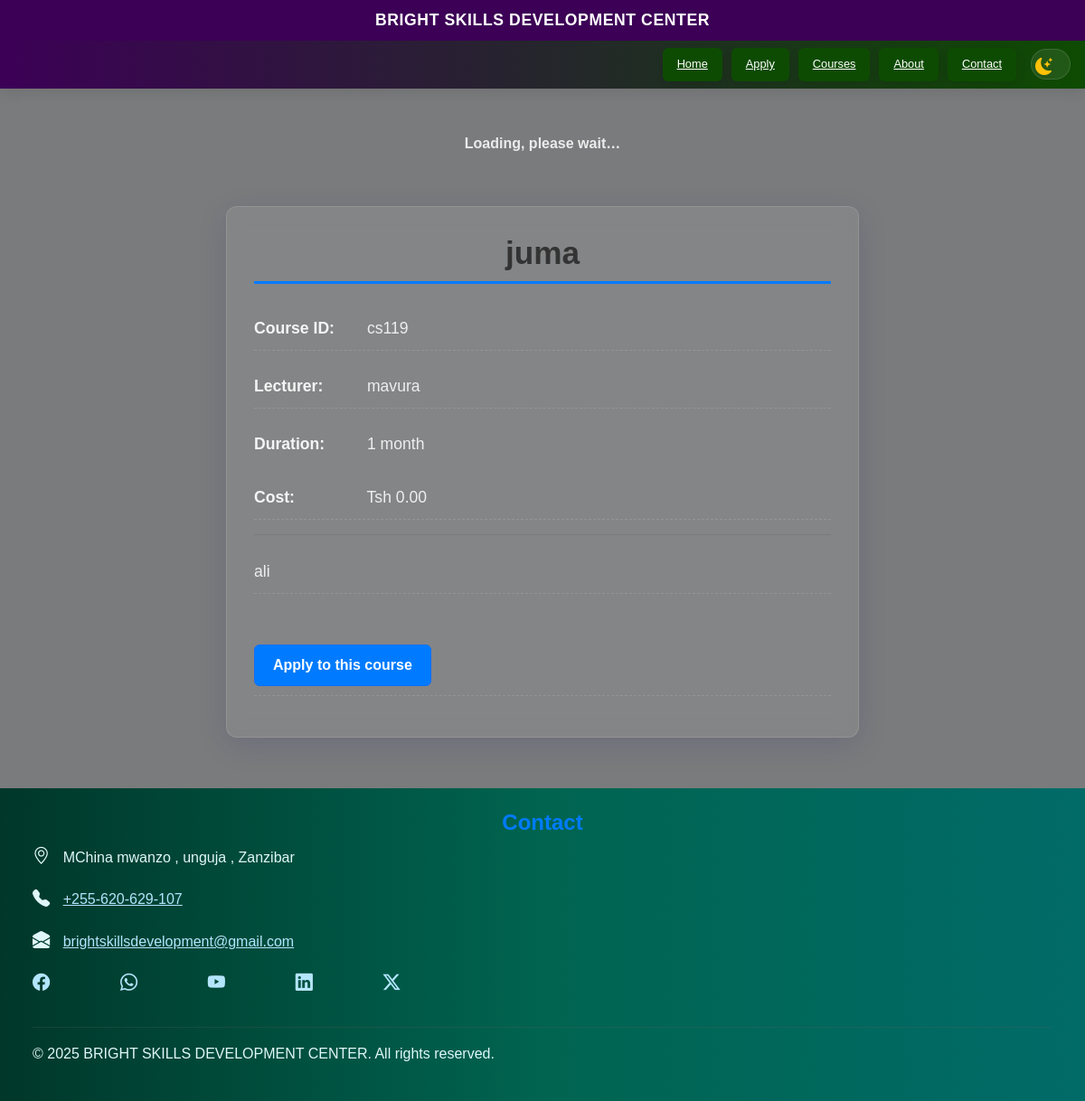
Page /courses/3/ on the committed database.
### apply/models.py (models this page shows, shortened)
class Course(models.Model):
    course_id = models.CharField(max_length=20, unique=True, blank=True)  # human id / code
    title = models.CharField(max_length=200)
    lecturer = models.CharField(max_length=120, blank=True)
    duration_months = models.PositiveSmallIntegerField(default=1, help_text="Duration in months")
    cost = models.DecimalField(max_digits=10, decimal_places=2, default=0.00)
    description = models.TextField(blank=True)
    sessions = models.ManyToManyField(Session, blank=True, related_name='courses')

### apply/views.py (the view)
# urls.py: path('courses/<int:course_id>/', views.course_detail, name='course_detail'),
def course_detail(request, course_id):
    course = get_object_or_404(Course, id=course_id)
    return render(request, 'applications/course_detail.html', {'course': course})

### apply/templates/applications/course_detail.html (shortened to what this page needs)
{% extends "applications/base.html" %}
{% block content %}
<section class="course-details">
  <h2>{{ course.title }}</h2>
  <p><strong>Course ID:</strong> {{ course.course_id }}</p>
  <p><strong>Lecturer:</strong> {{ course.lecturer }}</p>
  <p><strong>Duration:</strong> {{ course.duration_months }} month{{ course.duration_months|pluralize }}</p>
  <p><strong>Cost:</strong> Tsh {{ course.cost|floatformat:2 }}</p>
  <hr>
  <div class="course-description">
    {{ course.description|linebreaks }}
  </div>
  <p style="margin-top:1rem;">
    <a class="btn btn-primary" href="{% url 'applications:add_student' %}">Apply to this course</a>
  </p>
</section>
{% endblock content %}

### apply/static/css/style.css (style rules this page uses)
*,*::after,*::before { margin: 0; padding: 0; box-sizing: border-box; list-style-type: none; text-decoration: none; }
:root { --color-primary-dark: #3c0056; --color-primary-light: #0e4b02; --color-accent-1: #ffc107; --color-accent-2: #e69a00; --color-secondary-link: #007bff; --color-text-dark: #333; --color-background: #7a7b7c; --color-card-bg: #ffffff; --color-white: white; --transition-speed: 0.3s; --glass-bg: rgba(255,255,255,0.08); --glass-border: rgba(255,255,255,0.12); --accent-gradient: linear-gradient(135deg,#7ee8fa 0%, #80ff72 100%); --accent-gradient-2: linear-gradient(135deg,#ff7a59 0%, #ffb86b 100%); --toast-success: #2ecc71; --toast-error: #e74c3c; --toast-info: #3498db; }
body { transition: background-color var(--transition-speed) ease, color var(--transition-speed) ease; }
body { font-family: 'Arial', sans-serif; background-color: var(--color-background); color: var(--color-text-dark); line-height: 1.6; display: grid; min-height: 100vh; grid-template-rows: auto 1fr auto; }
h2 { font-size: 24px; margin-bottom: .5rem; color: var(--color-secondary-link); text-align: center; font-weight: 900; }
hr { margin: 1rem 0; border: 0; height: 1px; background-color: #5d5d5d; }
.course-details { max-width: 700px; width: 98%; margin: 40px auto; padding: 30px; border-radius: 12px; font-family: Arial, sans-serif; line-height: 1.6; background: var(--glass-bg); backdrop-filter: blur(10px); -webkit-backdrop-filter: blur(10px); border: 1px solid var(--glass-border); box-shadow: 0 8px 32px 0 rgba(31, 38, 135, 0.15); }
.course-details p { color: var(--color-text-dark); }
.course-details h2 { color: #333333; font-size: 2.2em; border-bottom: 3px solid #007bff; padding-bottom: 10px; margin-bottom: 25px; font-weight: 700; }
.course-details h2 { color: var(--color-text-dark); }
.course-details p { font-size: 1.1em; margin-bottom: 15px; color: #eee; padding: 10px 0; border-bottom: 1px dashed var(--glass-border); }
.course-details p strong { color: #555555; display: inline-block; min-width: 120px; font-weight: 600; color: #f5f5f5; }
.course-details p:nth-child(4) { border-bottom: none; padding-bottom: 0; margin-bottom: 20px; }
.course-details a { display: inline-block; margin-top: 30px; padding: 10px 20px; background-color: #007bff; color: white; text-decoration: none; border-radius: 6px; font-weight: 600; transition: background-color 0.3s ease; }

### rows in the picture
Course: title "juma", course_id "cs119", lecturer "mavura", duration_months "1", cost "0.00", description "ali"
